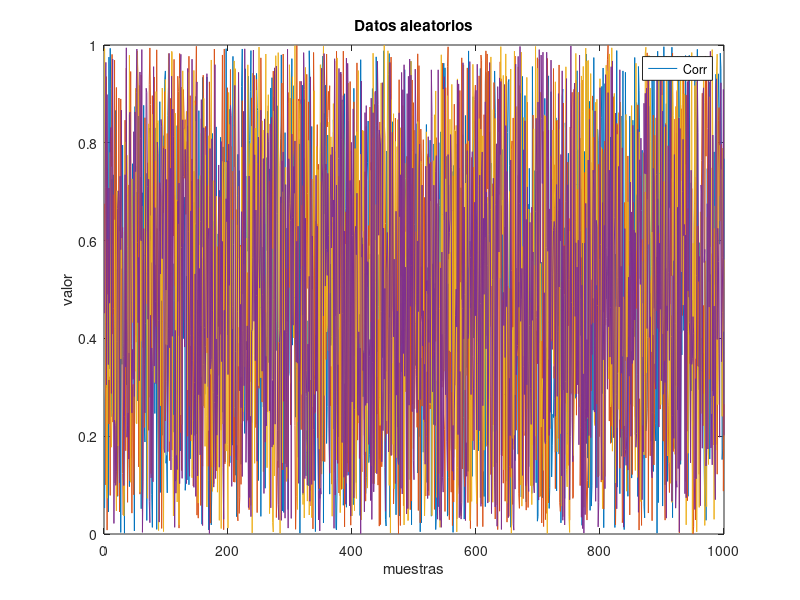

Recreate this plot in MATLAB.
% Actividad #4

% Objetivos:
% - Aprender a crear funciones, una para escibir archivos
% - Programacion estructura

% Nombre: sunombre

% Limpiar variables y linea de comandos
clear%para borrar el workspace y liberar memoria RAM
clc %limpiar el command window

%% Generar datos alatorios
% En todo dataset las filas son muestras y las comlumnas son variables
variables=5; %Columnas
vname=["Corriente","Voltaje","variable3","variable4","variable5"];
%Tarea ----------------- modificar el numero de muestras del dataset
muestras=1000; %Filas
Dataset=rand(muestras, variables);
%matriz de muestras (filas) x variables (columnas)

%% Graficar el dataset
figure %no sobrescribe la anterior grafica
plot(Dataset(:,1:4));%
title("Datos aleatorios");
xlabel("muestras");
ylabel("valor");
legend(vname(1:4))

%% Guardar los carchivos VSC en el computador

% Este es el codigo que usaremos para crear la funcion
v1=Dataset(:,1);
v2=Dataset(:,2);

fileID = fopen('Data2.csv','w'); %Crear un archivo y abrirlo
for i=1:1:length(Dataset)
    fprintf(fileID,'%d %d\n','v1','v2');%escribir linea a linea
end
fclose(fileID);%cerrar el archivo


%clear